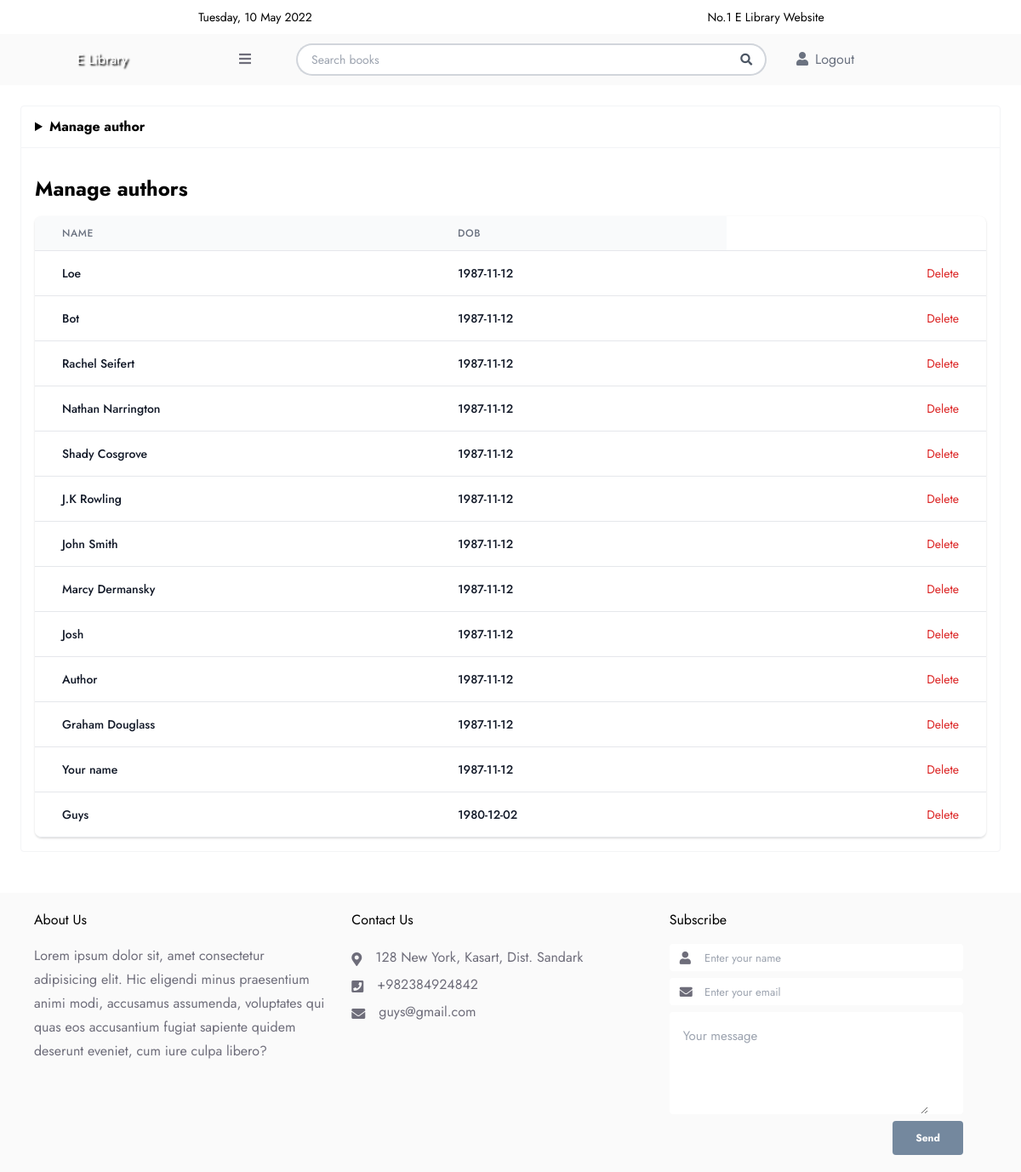
The app's page /manage_authors.php (signed in) with its own data.
### tables this page shows
CREATE TABLE `authors` (
  `id` int NOT NULL AUTO_INCREMENT,
  `author_name` varchar(128) DEFAULT NULL,
  `dob` date DEFAULT NULL,
  PRIMARY KEY (`id`)
);

### inc/function.php (called while the page is built, shortened)
<?php
function display_authors()
{
    include("inc/connect.php");
    $rows = [];
    $sql = "SELECT * from authors";
    $result = $con->query($sql);
    while ($row = $result->fetch_assoc()) {
        $rows[] = $row;
    }
    return $rows;
}

### manage_authors.php (the view, shortened to what this page needs)
<!DOCTYPE html>
<html lang="en">
<?php include("inc/head.php") ?>
<body class="bg-white text-base dark:bg-gray-800 dark:text-gray-100">
    <div id="app" data-v-app="">
        <?php
        include("inc/header.php"); ?>
        <link href="https://cdn.jsdelivr.net/npm/tom-select/dist/css/tom-select.css" rel="stylesheet" />
        <?php
        $authors = display_authors(); ?>
        <section class="px-0 md:px-6 py-6">
            <div class="md:rounded border-gray-100 dark:bg-gray-900/70 bg-white border dark:border-gray-800 mb-6">
                <header class="border-gray-100 flex items-stretch border-b dark:border-gray-800">
                    <div class="flex items-center py-3 flex-grow font-bold px-4">
                        <details class="w-full">
                            <summary class="cursor-pointer">Manage author</summary>
                        </details>
                    </div>
                </header>
                <div class="flex flex-col flex-grow mt-4">
                    <div class="flex items-center justify-between px-4">
                        <p class="text-2xl font-bold">Manage authors</p>
                    </div>
                    <div class="my-2">
                        <div class="py-2 align-middle px-4">
                            <div class="shadow overflow-hidden border-b border-gray-200 sm:rounded-lg">
                                <table class="divide-y divide-gray-200 min-w-full">
                                    <thead class="bg-gray-50">
                                        <tr>
                                            <th scope="col" class="px-6 py-3 text-left text-xs font-medium text-gray-500 uppercase tracking-wider">Name</th>
                                            <th scope="col" class="px-6 py-3 text-left text-xs font-medium text-gray-500 uppercase tracking-wider">DOB</th>
                                        </tr>
                                    </thead>
                                    <tbody class="bg-white divide-y divide-gray-200">
                                        <?php
                                        foreach ($authors as $author) {
                                        ?>
                                            <tr>
                                                <td class="px-6 py-4 whitespace-nowrap">
                                                    <div class="flex items-center">
                                                        <div class="text-sm font-medium text-gray-900"> <?php echo $author['author_name'] ?> </div>
                                                    </div>
                                                </td>
                                                <td class="px-6 py-4 whitespace-nowrap">
                                                    <div class="flex items-center">
                                                        <div class="text-sm font-medium text-gray-900"> <?php echo $author['dob'] ?> </div>
                                                    </div>
                                                </td>
                                                <td class="px-6 py-4 whitespace-nowrap text-right text-sm font-medium flex justify-end">
                                                    <form action="inc/controller/author_controller.php" method="POST">
                                                        <button name="del_author" class="text-red-600 hover:text-red-900 ml-2">Delete</button>
                                                    </form>
                                                </td>
                                            </tr>
                                        <?php }
                                        ?>
                                    </tbody>
                                </table>
                            </div>
                        </div>
                    </div>
                </div>
            </div>
        </section>
    </div>
    <?php include("inc/footer.php") ?>
</body>
</html>

### css/style.css (style rules this page uses)
:root { --bgColor: #fff; --secondaryBgColor: #fafafa; --darkTextTitleColor: #000; --darkTextColor: #6e6d7a; }
* { margin: 0; padding: 0; box-sizing: border-box; }
button { cursor: pointer; }
body { background: #e6e6e6; font-family: 'Jost', sans-serif; }

### css/function.css (style rules this page uses)
.mt-4 { margin-top: 2rem; }
.ml-2 { margin-left: 1rem; }
.px-6 { padding-left: 2rem; padding-right: 2rem; }
.w-full { width: 100%; }
.bg-white { background: #fff; }
.text-left { text-align: left; }
.flex { display: flex; }
.flex-grow { flex-grow: 1; }
.items-center { align-items: center; }
.overflow-hidden { overflow: hidden; }

### records on screen
authors: author_name "Loe", dob "1987-11-12"
authors: author_name "Bot", dob "1987-11-12"
authors: author_name "Rachel Seifert", dob "1987-11-12"
authors: author_name "Nathan Narrington", dob "1987-11-12"
authors: author_name "Shady Cosgrove", dob "1987-11-12"
authors: author_name "J.K Rowling", dob "1987-11-12"
authors: author_name "John Smith", dob "1987-11-12"
authors: author_name "Marcy Dermansky", dob "1987-11-12"
authors: author_name "Josh", dob "1987-11-12"
authors: author_name "Author", dob "1987-11-12"
authors: author_name "Graham Douglass", dob "1987-11-12"
authors: author_name "Your name", dob "1987-11-12"
authors: author_name "Guys", dob "1980-12-02"
